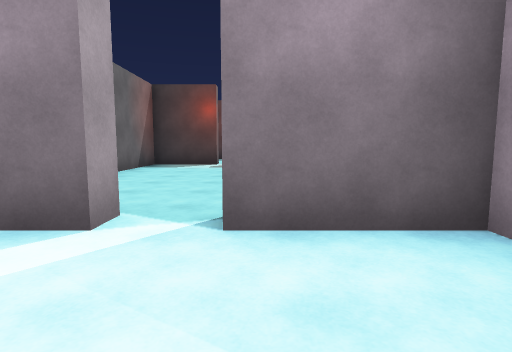
[1] (above)

16 first-person views from a walk through a Unity game level. The camera is 1.3 m above the floor, tilts 6° down and sees 80° across. The floor is counted in squares, 2 m on a side. Each view is taken from the middle of a square. On the plan, view 1 faces up. The plan holds only what a view shows up to about 10 squares ahead; the rest is blank. The player is left out. Door leaves are left out, so doorways stand open.

[2]
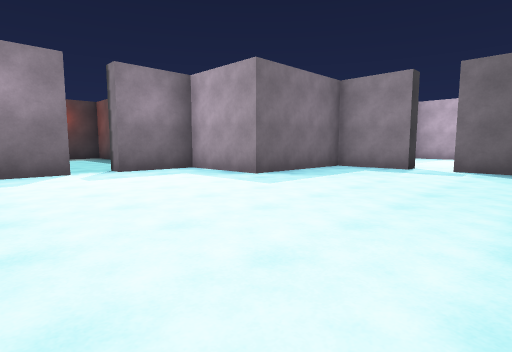

[3]
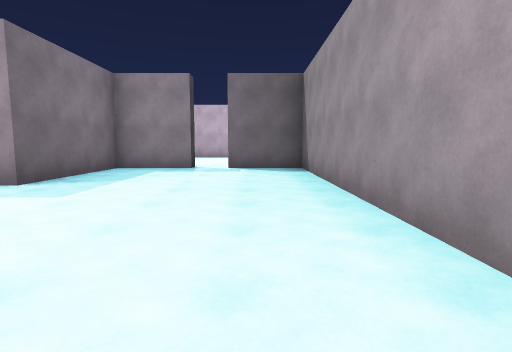

[4]
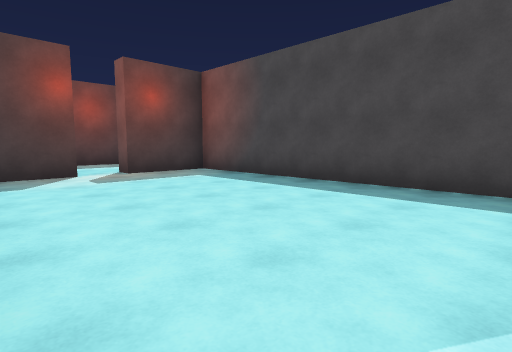

[5]
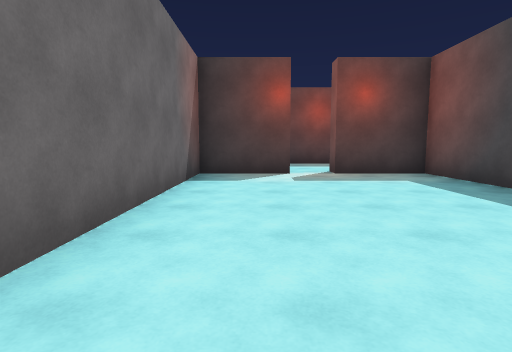

[6]
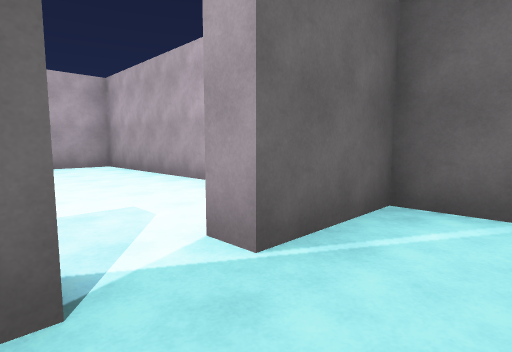

[7]
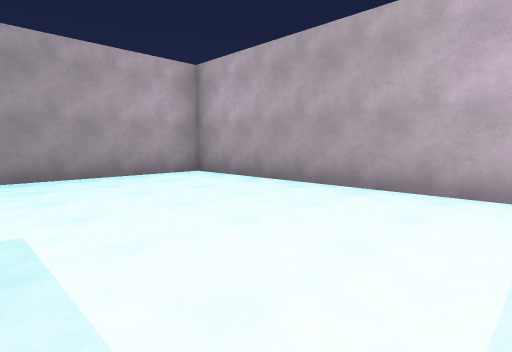

[8]
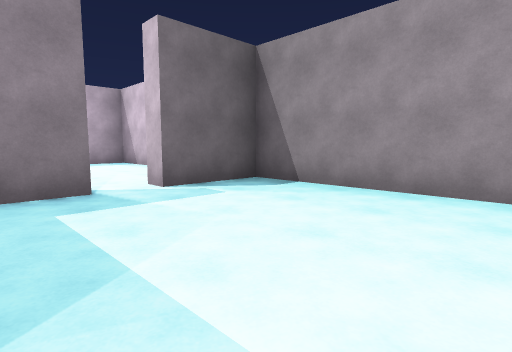

[9]
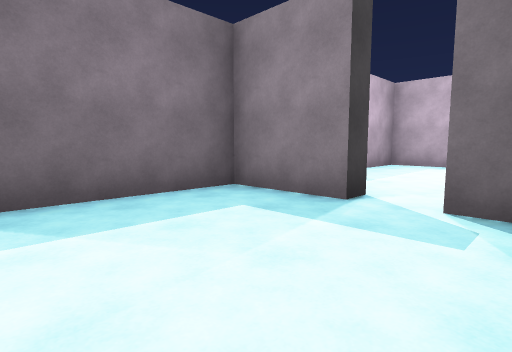

[10]
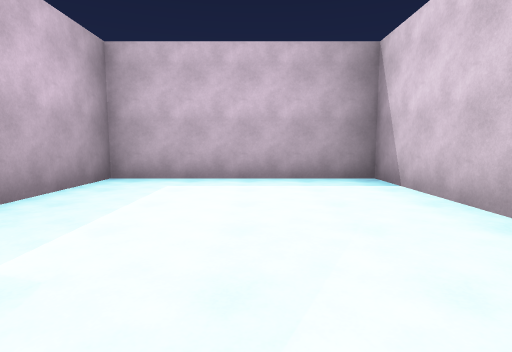

[11]
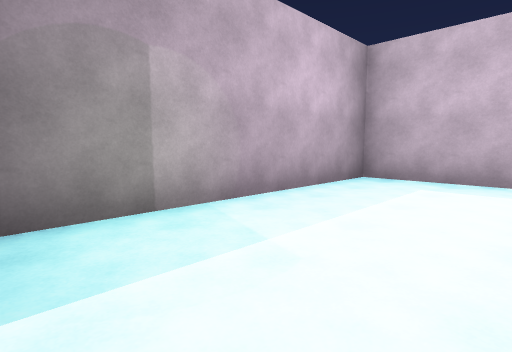

[12]
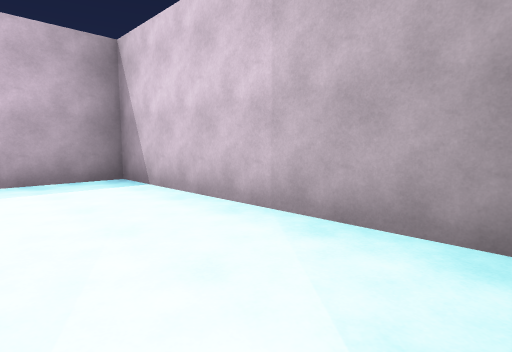

[13]
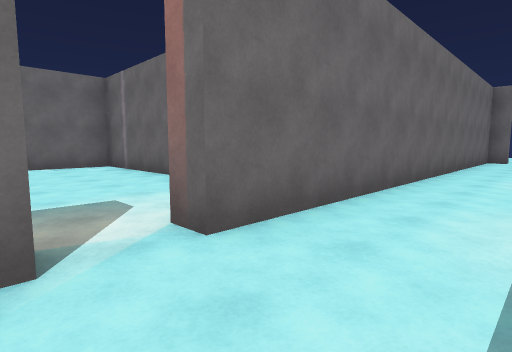

[14]
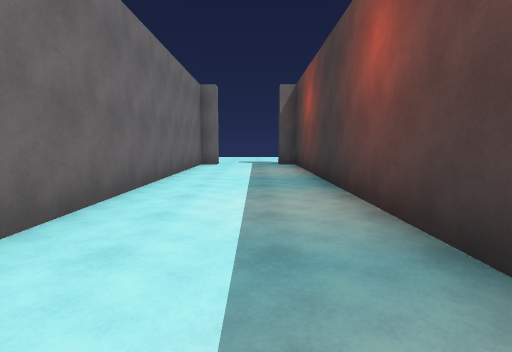

[15]
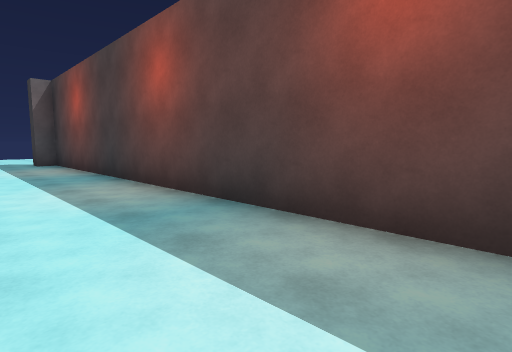

[16]
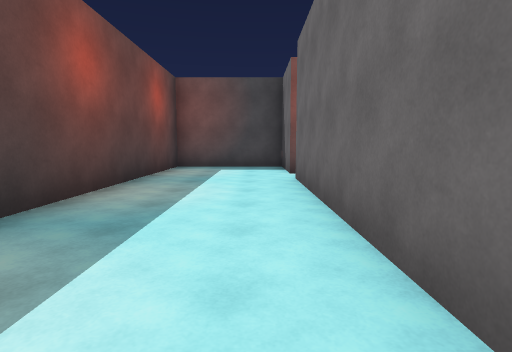

### Floor plan
Ten units are one square. View 1 is at (0, 0); x grows to the right and y downward. Boxes are objects, and circles mark ways between rooms. Rooms are numbered by the first view taken in them; rooms with no view inside come last. Other rooms are left out.
<svg viewBox="-135 -138 258 196">
<path fill="none" stroke="#000" d="M-33 -8 -33 53 53 53 53 33M-13 -22 -24 -22M53 23 53 3 18 3 18 -22 -2 -22M-13 -97 -33 -97 -33 -28 -13 -28M18 -34 18 -97 -2 -97M-2 -22 -2 -28M59 23 53 23M53 33 58 33M61 53 118 53 118 3 61 3M-2 -103 18 -103 18 -133 -127 -133M-127 -109 -127 -103 -13 -103"/>
<circle cx="-7" cy="-27" r="3" fill="#2a7"/>
<circle cx="50" cy="30" r="3" fill="#2a7"/>
<circle cx="-5" cy="-100" r="3" fill="#2a7"/>
<text x="0" y="20">1</text>
<text x="-10" y="-60">2</text>
<text x="80" y="30">3</text>
<text x="-60" y="-120">4</text>
</svg>
Room 1 opens to room 2. Room 1 opens to room 3. Room 2 opens to room 4.

Where each view was taken, in squares from view 1:
view 1: 0 up, 0 right, facing up
view 2: 5 down, 3 left, facing up-right
view 3: 4 down, 3 left, facing right
view 4: 3 up, 3 left, facing up-right
view 5: 3 up, 2 left, facing up
view 6: 4 up, 0 right, facing down-left
view 7: 1 up, 1 right, facing down-left
view 8: 1 down, 1 right, facing down-right
view 9: 4 down, 2 right, facing up-right
view 10: 3 down, 6 right, facing right
view 11: 3 down, 6 right, facing up-right
view 12: 3 down, 6 right, facing down-right
view 13: 12 up, 0 right, facing down-left
view 14: 12 up, 3 left, facing left
view 15: 11 up, 2 left, facing up-left
view 16: 11 up, 7 left, facing right
